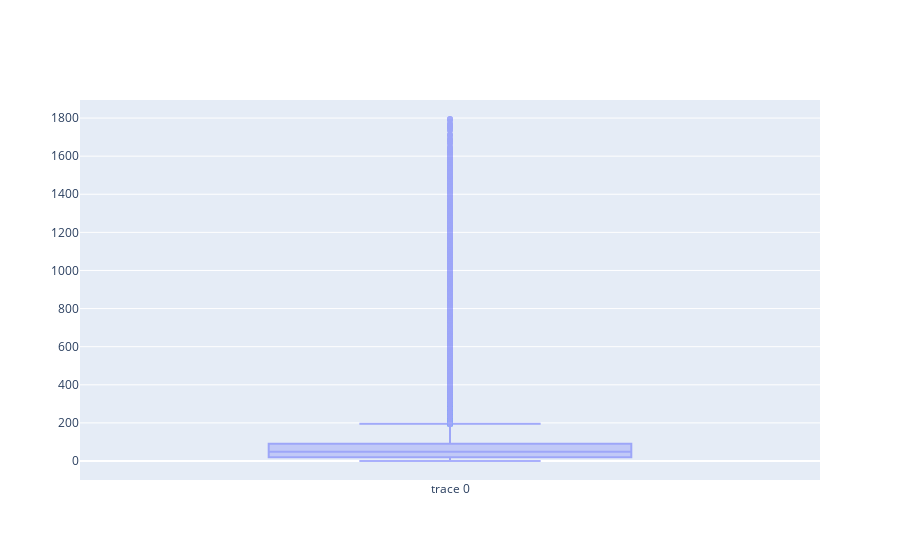

Notebook code for this chart:
### Code cell
## Average readtime per user
tmp = df.groupby(by =  'user_id')['read_time'].apply(list)

tmp_list = []
for i in tmp:
    for j in i:
     tmp_list.append(j)


fig = go.Figure()
fig.add_trace(go.Box(y =tmp_list))


# Overlay both histograms
#fig.update_layout(barmode='overlay')
# Reduce opacity to see both histograms
fig.update_traces(opacity=0.55)
fig.show()

### Figure 1 — Plotly figure (JSON) as saved in the notebook; plotly's stock layout.template omitted (floating-point values rounded to 4 significant figures; data arrays with more than 128 entries replaced by an {"elided": "..."} marker saying what was removed)
{"data": [{"opacity": 0.55, "type": "box", "y": {"elided": "70421 int values"}}], "layout": {}}
